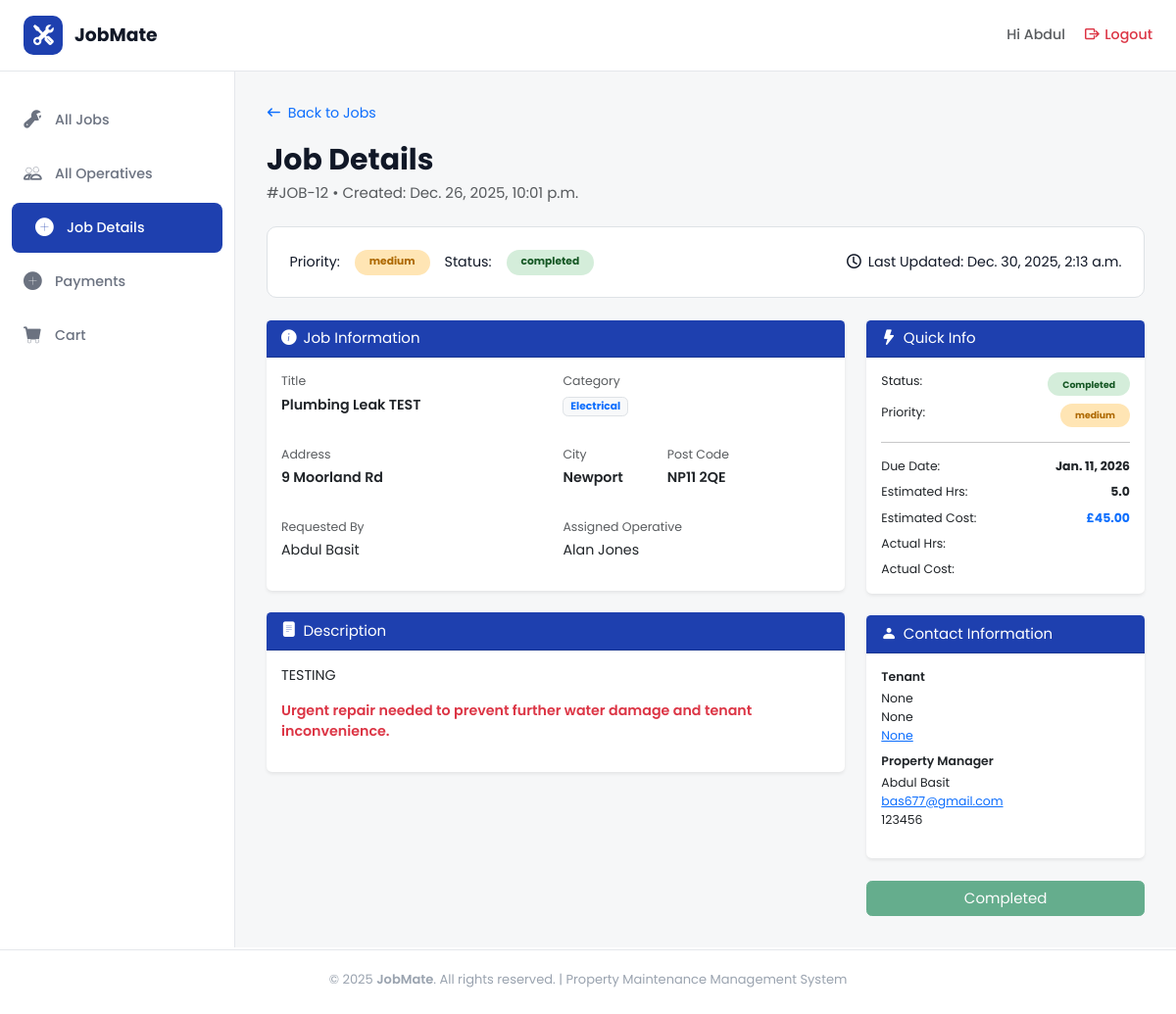
/jobs/job_detail/12/ (signed in), run on the app's committed database.
### jobs/models.py (models this page shows, shortened)
class Job(models.Model):
    PRIORITY_CHOICES = [
        ('high', 'High'),
        ('medium', 'Medium'),
        ('low', 'Low'),
    ]
    CATEGORY_CHOICES = [
        ('plumbing', 'Plumbing'),
        ('heating', 'Heating'),
        ('electrical', 'Electrical'),
    ]
    STATUS_CHOICES = [
        ("pending", "Pending"),
        ("in_progress", "In Progress"),
        ("completed", "Completed"),
        ("cancelled", "Cancelled"),
    ]
    job_title = models.CharField(max_length=100)
    property_owner = models.CharField(max_length=100)
    address = models.CharField(max_length=200)
    city = models.CharField(max_length=100)
    post_code = models.CharField(max_length=20)
    tenant_name = models.CharField(
        max_length=100,
        null=True,
        blank=True
    )
    tenant_phone = models.CharField(
        max_length=20,
        null=True,
        blank=True
    )
    tenant_email = models.EmailField(
        max_length=254,
        null=True,
        blank=True
    )
    priority = models.CharField(
        max_length=20,
        choices=PRIORITY_CHOICES,
        default='medium'
    )
    category = models.CharField(
        max_length=20,
        choices=CATEGORY_CHOICES
    )
    status = models.CharField(
        max_length=20,
        choices=STATUS_CHOICES,
        default="pending"
    )
    description = models.TextField()
    created_at = models.DateTimeField(auto_now_add=True)
    updated_at = models.DateTimeField(auto_now=True)
    due_date = models.DateField()
    estimated_hours = models.DecimalField(
        max_digits=4,
        decimal_places=1,
        null=True,
        blank=True
    )
    job_cost = models.DecimalField(
        max_digits=10,
        decimal_places=2,
        null=True,
        blank=True
    )
    assigned_operative = models.ForeignKey(
        User,
        on_delete=models.SET_NULL,
        null=True,
        blank=True,
        related_name="assigned_jobs"
    )

### users/models.py (models this page shows, shortened)
class Profile(models.Model):
    ROLE_CHOICES = [
        ('admin', 'Admin'),
        ('gas_engineer', 'Gas Engineer'),
        ('plumber', 'Plumber'),
        ('electrcian', 'Electrician'),
        ('carpenter', 'Carpenter'),
        ('handy_person', 'Handy Person'),
    ]
    STATUS_CHOICES = [
        ("pending", "Pending"),
        ("active", "Active"),
        ("in_active", "In-Active"),
        ("left", "Left"),
    ]
    user = models.OneToOneField(User, on_delete=models.CASCADE)
    phone_number = models.CharField(
        max_length=20,
        blank=False,
    )
    role = models.CharField(
        max_length=20,
        choices=ROLE_CHOICES,
        default='Select Your Job Role'
    )
    status = models.CharField(
        max_length=20,
        choices=STATUS_CHOICES,
        default="active"
    )
    bank_name = models.CharField(
        max_length=100,
        blank=True,
        null=True
    )
    account_holder = models.CharField(
        max_length=100,
        blank=True,
        null=True
    )
    account_number = models.CharField(
        max_length=20,
        blank=True,
        null=True
    )
    sort_code = models.CharField(
        max_length=20,
        blank=True,
        null=True
    )
    created_at = models.DateTimeField(auto_now_add=True)

### jobs/views.py (the view, shortened to what this page needs)
# urls.py: path('job_detail/<int:job_id>/', views.job_detail, name='job_detail'),
@login_required
def job_detail(request, job_id):
    user = request.user
    job = get_object_or_404(Job, pk=job_id)
    if not (
        user.profile.role == "Admin" or
        job.assigned_operative == user
    ):
        messages.error(request, "You do not have permission to view this job.")
        return redirect("jobs:all_jobs")
    return render(request, "job_detail.html", {"job": job})

### jobs/templates/job_detail.html (shortened to what this page needs)
{% extends "dashboard_base.html" %}
{% load static %}
{% block content %}
<div class="d-flex justify-content-between align-items-center mb-3">
  <a href="{% url 'jobs:all_jobs' %}" class="text-decoration-none">
    <i class="bi bi-arrow-left me-2"></i>Back to Jobs
  </a>
</div>
<div>
  <strong class="fs-2 fw-bold">Job Details</strong>
  <p class="fs-6 text-muted">#JOB-{{ job.id }} • Created: {{ job.created_at }}</p>
</div>
<div class="status-header border">
  <div class="d-flex align-items-center gap-3">
    <p class="m-0">Priority:</p>
    <span class="badge rounded-pill px-3 py-2
    {% if job.priority == 'high' %} badge-high
      {% elif job.priority == 'medium' %}badge-medium
      {% elif job.priority == 'low' %}badge-low
    {% endif %}">{{ job.priority }}</span>
    <p class="m-0">Status:</p>
    <span class="badge rounded-pill px-3 py-2
    {% if job.status == 'pending' %}badge-pending
      {% elif job.status == 'in_progress' %}badge-progress
      {% elif job.status == 'completed' %}badge-completed
      {% elif job.status == 'cancelled' %}bg-danger
    {% endif %}">{{ job.status }}</span>
  </div>
  <div>
    <i class="bi bi-clock me-1"></i> Last Updated: {{ job.updated_at }}
  </div>
</div>
<div class="row g-4">
  <div class="col-lg-8 d-flex flex-column gap-4">
    <div class="card border-0 shadow-sm">
      <div class="card-header">
        <i class="bi bi-info-circle-fill me-2"></i>Job Information
      </div>
      <div class="card-body">
        <div class="row g-3">
          <div class="col-md-6">
            <p class="mb-1 text-muted small">Title</p>
            <p class="fw-semibold">{{ job.job_title }}</p>
          </div>
          <div class="col-md-6">
            <p class="mb-1 text-muted small">Category</p>
            <p><span class="badge bg-light text-primary border">{{ job.get_category_display }}</span></p>
          </div>
          <div class="col-md-6">
            <p class="mb-1 text-muted small">Address</p>
            <p class="fw-semibold">{{ job.address }}</p>
          </div>
          <div class="col-md-6 d-flex gap-5">
            <div>
              <p class="mb-1 text-muted small">City</p>
              <p class="fw-semibold">{{ job.city }}</p>
            </div>
            <div>
              <p class="mb-1 text-muted small">Post Code</p>
              <p class="fw-semibold">{{ job.post_code }}</p>
            </div>
          </div>
          <div class="col-md-6">
            <p class="mb-1 text-muted small">Requested By</p>
            <p>{{ user.first_name }} {{ user.last_name }}</p>
          </div>
          <div class="col-md-6">
            <p class="mb-1 text-muted small">Assigned Operative</p>
            <p>{{ job.assigned_operative.first_name }} {{ job.assigned_operative.last_name }}</p>
          </div>
        </div>
      </div>
    </div>
    <div class="card border-0 shadow-sm">
      <div class="card-header">
        <i class="bi bi-file-text-fill me-2"></i>Description
      </div>
      <div class="card-body">
        <p>
          {{ job.description }}
        </p>
        <p class="text-danger fw-semibold">
          Urgent repair needed to prevent further water damage and tenant inconvenience.
        </p>
      </div>
    </div>
  </div>
  <div class="col-lg-4 d-flex flex-column gap-4">
    <div class="card border-0 shadow-sm">
      <div class="card-header">
        <i class="bi bi-lightning-fill me-2"></i>Quick Info
      </div>
      <div class="card-body small">
        <div class="d-flex justify-content-between mb-2">
          <span>Status:</span>
          <span class="badge rounded-pill px-3 py-2
          {% if job.status == 'pending' %}badge-pending
            {% elif job.status == 'in_progress' %}badge-progress
            {% elif job.status == 'completed' %}badge-completed
            {% elif job.status == 'cancelled' %}bg-danger
          {% endif %}">{{ job.get_status_display }}</span>
        </div>
        <div class="d-flex justify-content-between mb-2">
          <span>Priority:</span>
          <span class="badge rounded-pill px-3 py-2
          {% if job.priority == 'high' %} badge-high
            {% elif job.priority == 'medium' %}badge-medium
            {% elif job.priority == 'low' %}badge-low
          {% endif %}">{{ job.priority }}</span>
        </div>
        <hr>
        <div class="d-flex justify-content-between mb-2">
          <span>Due Date:</span><strong>{{ job.due_date }}</strong>
        </div>
        <div class="d-flex justify-content-between mb-2">
          <span>Estimated Hrs:</span><strong>{{ job.estimated_hours}}</strong>
        </div>
        <div class="d-flex justify-content-between mb-2">
          <span>Estimated Cost:</span><strong class="text-primary">£{{ job.job_cost}}</strong>
        </div>
        <div class="d-flex justify-content-between mb-2">
          <span>Actual Hrs:</span><strong></strong>
        </div>
        <div class="d-flex justify-content-between">
          <span>Actual Cost:</span><strong class="text-success"></strong>
        </div>
      </div>
    </div>
    <div class="card border-0 shadow-sm">
      <div class="card-header">
        <i class="bi bi-person-fill me-2"></i>Contact Information
      </div>
      <div class="card-body small">
        <p class="fw-semibold mb-1">Tenant</p>
        <p class="mb-2">{{ job.tenant_name }}<br>
          {{ job.tenant_phone }}<br>
          <a href="mailto:{{ job.tenant_email }}">{{ job.tenant_email }}</a><br>
        </p>
        <p class="fw-semibold mb-1">Property Manager</p>
        <p>{{ user.first_name }} {{user.last_name}}<br>
          <a href="mailto:sarah.j@riverside.com">{{ user.email }}</a><br>
          {{ user.profile.phone_number }}
        </p>
      </div>
    </div>
  {% if job.status != "completed" %}
    <form method="POST">
      {% csrf_token %}
      <button type="submit" class="btn btn-primary w-100 py-2 mt-2 d-flex align-items-center justify-content-center gap-2 shadow-cta">
        <i class="bi bi-check2-circle fs-5"></i> Complete Job
      </button>
    </form>
  {% else %}
  <button class="btn btn-success" disabled="true">Completed</button>
  {% endif %}
  </div>
</div>
{% endblock %}

### templates/dashboard_base.html (shortened to what this page needs)
{% extends "base.html" %}
{% load static %}
{% block body %}
<header class="top-header">
  <div class="logo-section">
    <a href="{% url 'home:home' %}">
      <div class="logo-icon">
        <i class="bi bi-tools"></i>
      </div>
      <span class="logo-text">JobMate</span>
    </a>
  </div>
  <div class="header-right">
    <div class="user-info">
      <a href="{% url 'users:profile_settings' %}" class="text-decoration-none text-muted"><span>Hi {% if request.user.is_authenticated and request.user.first_name == "" %}
        {{ request.user.username }}
        {% else %}
         {{request.user.first_name}}
          {% endif %} </span></a>
    </div>
    <a href="{% url 'account_logout' %}" class="logout-btn text-danger">
      <i class="bi bi-box-arrow-right"></i>
      <span>Logout</span>
    </a>
  </div>
</header>
<div class="dashboard-layout">
  <aside class="sidebar">
    <ul class="sidebar-nav">
      <li>
        <a href="{% url 'jobs:all_jobs' %}"
          class="{% if request.resolver_match.url_name == 'all_jobs' %}active{% endif %}">
          <i class="bi bi-wrench-adjustable"></i>
          <span>All Jobs</span>
        </a>
      </li>
      {% if request.user.is_authenticated and request.user.profile.role == "Admin" %}
      <li>
        <a href="{% url 'users:all_operatives' %}"
          class="{% if request.resolver_match.url_name == 'all_operatives' %}active{% endif %}">
          <i class="bi bi-people"></i>
          <span>All Operatives</span>
        </a>
      </li>
      {% endif %}
      <li>
        <a href="#"
          class="{% if request.resolver_match.url_name == 'job_detail' %}active nav-link disabled {% else %}d-none {% endif %}">
          <i class="bi bi-plus-circle-fill"></i>
          <span>Job Details</span>
        </a>
      </li>
      <li>
        <a href="{% url 'cart:payments' %}"
          class="{% if request.resolver_match.url_name == 'payments' %}active nav-link disabled{% endif %}">
          <i class="bi bi-plus-circle-fill"></i>
          <span>Payments</span>
        </a>
      </li>
      <li>
        <a href="{% url 'cart:basket' %}"
          class="{% if request.resolver_match.url_name == 'basket' %}active nav-link disabled{% endif %}">
          <i class="bi bi-cart-fill"></i>
          <span>Cart</span>
        </a>
      </li>
    </ul>
  </aside>
  <main class="main-content">
    {% block content %} {% endblock %}
  </main>
</div>
{% endblock %}

### static/css/base.css (style rules this page uses)
html { font-size: 15px; }
:root { --jm-blue-600: #2563eb; --jm-blue-700: #1e40af; --jm-default: #ffffff; --jm-main: #e5e7eb; --jm-secondary: #1e40af; --jm-accent: #dbeafe; --jm-accent-light: #f6f7f8; --jm-links: #2563eb; --jm-other: #fd5454; --ink: #111827; --muted: #6b7280; --muted-2: #9aa3af; --footer-bg: #0f172a; --input: #f3f3f6; --card-radius: 14px; --tile-radius: 18px; --shadow-soft: 0 8px 16px rgba(15, 23, 42, 0.06); --shadow-tile: 0 14px 30px rgba(37, 99, 235, 0.25); --shadow-cta: 0 10px 22px rgba(29, 78, 216, 0.25); --purple: #7e22ce; --input-border: #D1D5DB; --topbar-h: 66px; --footer-h: 20px; --sidebar-width: 240px; }
* { box-sizing: border-box; }
body { font-family: "Poppins", system-ui, -apple-system, Segoe UI, Roboto, Helvetica, Arial, sans-serif; font-size: 0.95rem; color: var(--ink); background: var(--page-bg); margin: 0 auto; }
.bi::before { font-weight: bold !important; }

### static/css/dashboard_base.css (style rules this page uses)
.dashboard-layout { display: flex; max-width: 1800px; margin: 0 auto; width: 100%; }
.main-content { flex: 1; padding: 32px; background-color: var(--jm-accent-light); overflow-y: auto; height: calc(100vh - 55px - var(--topbar-h) - var(--footer-h)); }
.top-header { background: var(--jm-default); border-bottom: 1px solid var(--jm-main); margin: 0 auto; padding: 16px 24px; display: flex; justify-content: space-between; align-items: center; position: sticky; max-width: 1800px; width: 100%; top: 0; z-index: 1000; }
.logo-section { display: flex; align-items: center; gap: 12px; }
.logo-section a { display: flex; align-items: center; gap: 12px; text-decoration: none; }
.logo-icon { width: 40px; height: 40px; background: var(--jm-blue-700); border-radius: 10px; display: flex; align-items: center; justify-content: center; color: var(--jm-default); font-size: 20px; }
.logo-text { font-size: 1.25rem; font-weight: 700; color: var(--ink); }
.header-right { display: flex; align-items: center; gap: 20px; }
.user-info { display: flex; align-items: center; gap: 8px; color: var(--muted); font-weight: 500; }
.logout-btn { color: var(--muted); text-decoration: none; display: flex; align-items: center; gap: 6px; font-weight: 500; transition: color 0.3s; }
.sidebar { width: var(--sidebar-width); background: var(--jm-default); border-right: 1px solid var(--jm-main); padding: 24px 0; position: sticky; top: 73px; overflow-y: auto; }
.sidebar-nav { list-style: none; padding: 0; margin: 0; }
.sidebar-nav li { margin-bottom: 4px; }
.sidebar-nav a { display: flex; align-items: center; gap: 12px; padding: 12px 24px; color: var(--muted); text-decoration: none; font-weight: 500; transition: all 0.3s; }
.sidebar-nav a.active { background: var(--jm-blue-700); color: white; border-radius: 8px; margin: 0 12px; }
.sidebar-nav a i { font-size: 18px; width: 20px; }

### static/css/tables.css (style rules this page uses)
.badge-medium { background-color: #ffe5b4; color: #ad6800; }
.badge-completed { background-color: #d4edda; color: #155724; }

### static/css/form.css (style rules this page uses)
.card-header { background-color: var(--jm-blue-700); color: var(--jm-default); font-size: 1rem; }

### static/css/job_detail.css (style rules this page uses)
.status-header { display: flex; align-items: center; justify-content: space-between; flex-wrap: wrap; gap: 1rem; background-color: var(--jm-default); padding: 1.5rem; border-radius: 10px; margin: 1.5rem 0 1.5rem 0; }

### data on the page
Job: id "12", created_at "Dec. 26, 2025, 10:01 p.m.", priority "medium", status "completed", updated_at "Dec. 30, 2025, 2:13 a.m.", job_title "Plumbing Leak TEST", category "Electrical", address "9 Moorland Rd", city "Newport", post_code "NP11 2QE", assigned_operative.first_name "Alan", assigned_operative.last_name "Jones", description "TESTING", status "Completed", due_date "Jan. 11, 2026", estimated_hours "5.0", job_cost "45.00", tenant_name "None", tenant_phone "None", tenant_email "None"

### other printed values
{{ request.user.first_name }} "Abdul"
{{ user.first_name }} "Abdul"
{{ user.last_name }} "Basit"
{{ user.email }} "bas677@gmail.com"
{{ user.profile.phone_number }} "123456"
